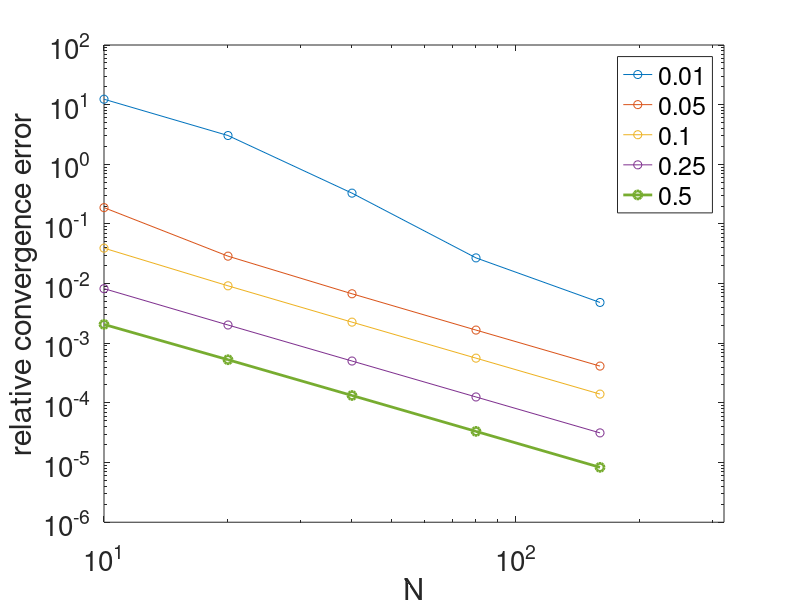

This chart was generated by the following MATLAB code:
sigma = [0.01 0.05 0.1 0.25 0.5];
N1 = [10 20 40 80 160];
converror1 = [1.23353742e+01 3.03781534e+00 3.28536386e-01 2.69996813e-02 4.83187347e-03];
N2 = [10 20 40 80 160];
converror2 = [0.18788413 0.02885262 0.00675544 0.0016638  0.00041443];
N3 = [10 20 40 80 160];
converror3 = [0.03932016 0.00918353 0.00226051 0.00056298 0.00014061];

N4 =[10 20 40 80 160];
converror4 = [8.23651162e-03 2.02408995e-03 5.03863942e-04 1.25836688e-04 3.14563135e-05];

N5=[10 20 40 80 160];
converror5=[2.07022293e-03 5.29787004e-04 1.33208629e-04 3.33357634e-05 8.32184371e-06];

loglog(N1,converror1,'-o', N2,converror2,'-o', N3,converror3,'-o',N4,converror4,'-o',N5,converror5,'-o','LineWidth',2);
set(gca,'FontSize',20)
xlim([10 320])

xlabel('N')
ylabel('relative convergence error')
legend('0.01','0.05','0.1','0.25', '0.5')